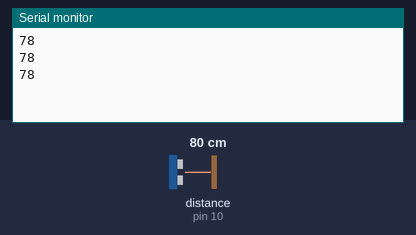
This sketch was run on a simulated Arduino Uno, built with avr-gcc and run on an emulated ATmega328P. Shown: the last lines printed to the serial monitor. Wiring (inferred from the names in the program): ultrasonic range finder: trigger pin 11; echo pin 10. Inputs (shaded band) come from the test bench; at power-on: distance to the obstacle (sensor on pin 10) 80 cm. The echo pulse lasts 58.3 µs per cm.

Above: at 1.5 s.
1.6 s: distance to the obstacle (sensor on pin 10) set to 2 cm
At 2.6 s:
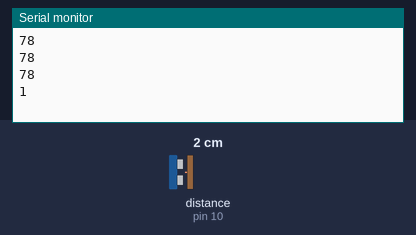
3.1 s: distance to the obstacle (sensor on pin 10) set to 4 cm
At 3.9 s:
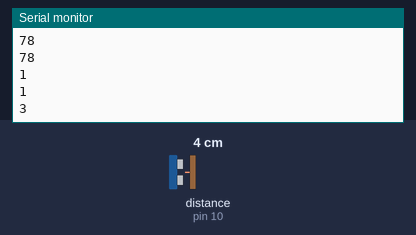
Timing chart, 0 to 6.1 s (numbered marks = the images above; inputs shaded):
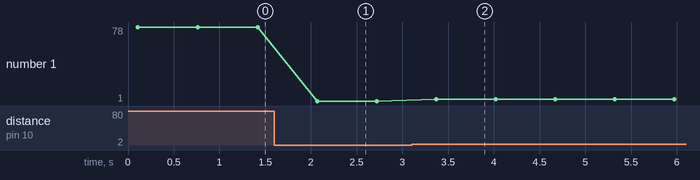

The sketch:

BLIND_STICK.ino
```cpp
//ULTRASONIC SENSOR:
#define echoPin 10
#define trigpin 11

long duration, distance;//duration used to calculate distance
void setup(){
  Serial.begin(9600);
  pinMode(trigpin,OUTPUT);
  pinMode(echoPin,INPUT);

}
void loop(){
  digitalWrite(trigpin,LOW);
  delay(100);

  digitalWrite(trigpin,HIGH);
 delayMicroseconds(100);

  digitalWrite(trigpin,LOW );
  duration =pulseIn(echoPin,HIGH);
  //calculate the distance in cm based on the speed of sound.
  distance =duration*0.034/2;

  Serial.println(distance);
  delay(50);

  if(distance<=20)
  {
    digitalWrite(13,HIGH);

  }
  else
  {
   digitalWrite(13,LOW);

  }
delay(500);
}
```

Measured:
- after the input at 1.6 s, the serial monitor: prints a new line after 0.47 s (image 1)
- after the input at 3.1 s, the serial monitor: prints a new line after 0.27 s (image 2)
- plotted number 1: 78 → 1 after the input at 1.6 s, 1 → 3 after the input at 3.1 s
